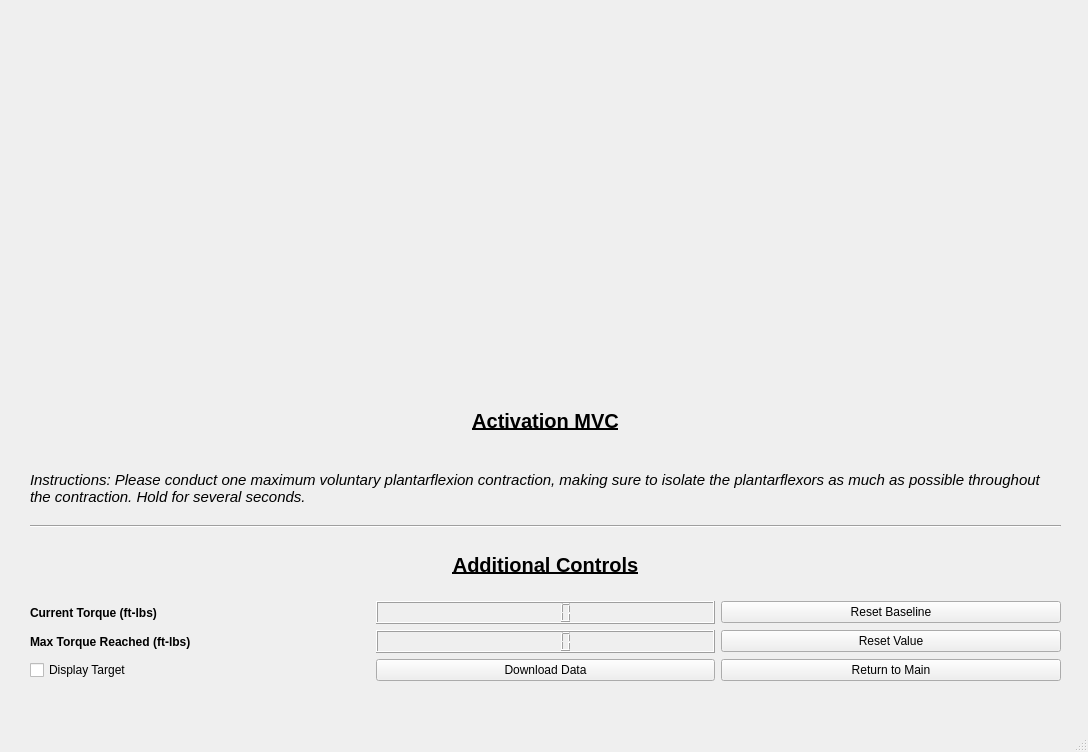
<?xml version="1.0" encoding="UTF-8"?>
<ui version="4.0">
 <class>MainWindow</class>
 <widget class="QMainWindow" name="MainWindow">
  <property name="geometry">
   <rect>
    <x>0</x>
    <y>0</y>
    <width>1088</width>
    <height>752</height>
   </rect>
  </property>
  <property name="windowTitle">
   <string>Central Drive Estimation</string>
  </property>
  <widget class="QWidget" name="centralwidget">
   <widget class="QWidget" name="verticalLayoutWidget">
    <property name="geometry">
     <rect>
      <x>30</x>
      <y>20</y>
      <width>1031</width>
      <height>361</height>
     </rect>
    </property>
    <layout class="QVBoxLayout" name="verticalLayout">
     <item>
      <widget class="QWidget" name="TorquePlot" native="true">
       <layout class="QHBoxLayout" name="horizontalLayout"/>
      </widget>
     </item>
    </layout>
   </widget>
   <widget class="QWidget" name="gridLayoutWidget_2">
    <property name="geometry">
     <rect>
      <x>30</x>
      <y>390</y>
      <width>1031</width>
      <height>291</height>
     </rect>
    </property>
    <layout class="QGridLayout" name="gridLayout_2">
     <item row="6" column="2">
      <widget class="QPushButton" name="maxTorqueReset_pb">
       <property name="text">
        <string>Reset Value</string>
       </property>
      </widget>
     </item>
     <item row="5" column="1">
      <widget class="QLCDNumber" name="currentTorque_lcd"/>
     </item>
     <item row="7" column="0">
      <widget class="QCheckBox" name="target_cb">
       <property name="text">
        <string>Display Target</string>
       </property>
      </widget>
     </item>
     <item row="3" column="0" colspan="3">
      <widget class="Line" name="line">
       <property name="orientation">
        <enum>Qt::Horizontal</enum>
       </property>
      </widget>
     </item>
     <item row="5" column="0">
      <widget class="QLabel" name="label_8">
       <property name="font">
        <font>
         <weight>75</weight>
         <bold>true</bold>
        </font>
       </property>
       <property name="text">
        <string>Current Torque (ft-lbs)</string>
       </property>
      </widget>
     </item>
     <item row="6" column="0">
      <widget class="QLabel" name="label_7">
       <property name="font">
        <font>
         <weight>75</weight>
         <bold>true</bold>
        </font>
       </property>
       <property name="text">
        <string>Max Torque Reached (ft-lbs)</string>
       </property>
      </widget>
     </item>
     <item row="4" column="0" colspan="3">
      <widget class="QLabel" name="label_9">
       <property name="font">
        <font>
         <pointsize>15</pointsize>
         <weight>75</weight>
         <bold>true</bold>
         <underline>true</underline>
        </font>
       </property>
       <property name="text">
        <string>Additional Controls</string>
       </property>
       <property name="alignment">
        <set>Qt::AlignCenter</set>
       </property>
      </widget>
     </item>
     <item row="5" column="2">
      <widget class="QPushButton" name="resetBaseline_pb">
       <property name="text">
        <string>Reset Baseline</string>
       </property>
      </widget>
     </item>
     <item row="1" column="0" colspan="3">
      <widget class="QLabel" name="label_10">
       <property name="font">
        <font>
         <pointsize>15</pointsize>
         <weight>75</weight>
         <bold>true</bold>
         <underline>true</underline>
        </font>
       </property>
       <property name="text">
        <string>Activation MVC</string>
       </property>
       <property name="alignment">
        <set>Qt::AlignCenter</set>
       </property>
      </widget>
     </item>
     <item row="7" column="2">
      <widget class="QPushButton" name="returnToMain_pb">
       <property name="autoFillBackground">
        <bool>false</bool>
       </property>
       <property name="text">
        <string>Return to Main</string>
       </property>
      </widget>
     </item>
     <item row="7" column="1">
      <widget class="QPushButton" name="download_pb">
       <property name="text">
        <string>Download Data</string>
       </property>
      </widget>
     </item>
     <item row="6" column="1">
      <widget class="QLCDNumber" name="maxTorque_lcd"/>
     </item>
     <item row="2" column="0" colspan="3">
      <widget class="QLabel" name="label">
       <property name="font">
        <font>
         <pointsize>11</pointsize>
         <italic>true</italic>
        </font>
       </property>
       <property name="text">
        <string>Instructions: Please conduct one maximum voluntary plantarflexion contraction, making sure to isolate the plantarflexors as much as possible throughout the contraction. Hold for several seconds.</string>
       </property>
       <property name="wordWrap">
        <bool>true</bool>
       </property>
      </widget>
     </item>
    </layout>
   </widget>
  </widget>
  <widget class="QMenuBar" name="menubar">
   <property name="geometry">
    <rect>
     <x>0</x>
     <y>0</y>
     <width>1088</width>
     <height>26</height>
    </rect>
   </property>
  </widget>
  <widget class="QStatusBar" name="statusbar"/>
 </widget>
 <resources/>
 <connections/>
</ui>
